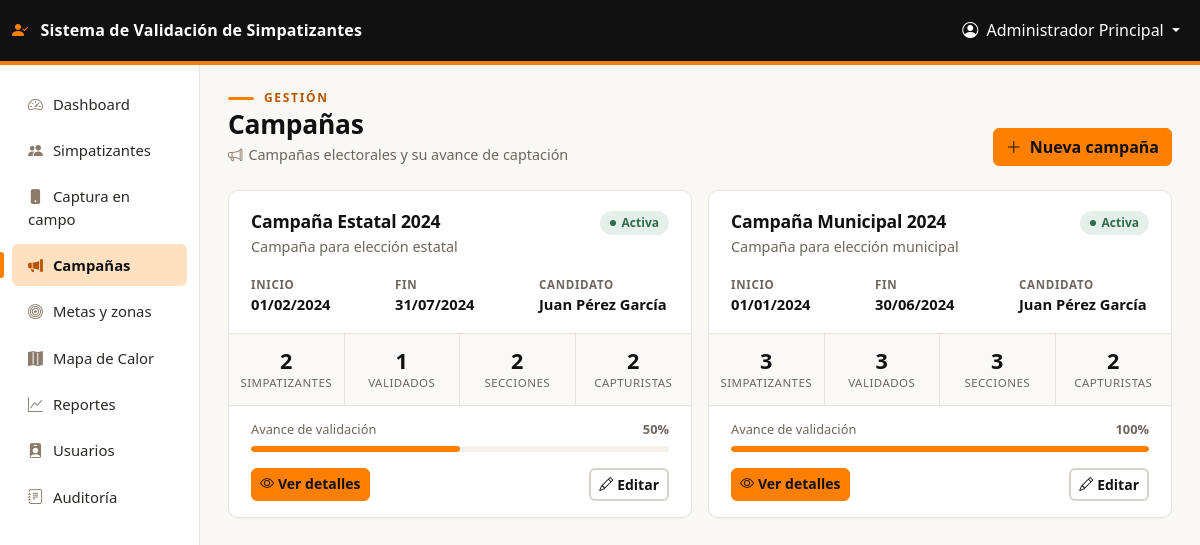
Page /public/campanas/index.php (signed in) on the committed database.
### tables this page shows
CREATE TABLE IF NOT EXISTS campanas (
    id INT AUTO_INCREMENT PRIMARY KEY,
    nombre VARCHAR(150) NOT NULL,
    descripcion TEXT,
    fecha_inicio DATE NOT NULL,
    fecha_fin DATE NOT NULL,
    candidato_id INT,
    activa TINYINT(1) DEFAULT 1,
    created_at TIMESTAMP DEFAULT CURRENT_TIMESTAMP,
    updated_at TIMESTAMP DEFAULT CURRENT_TIMESTAMP ON UPDATE CURRENT_TIMESTAMP,
    FOREIGN KEY (candidato_id) REFERENCES usuarios(id) ON DELETE SET NULL,
    INDEX idx_activa (activa),
    INDEX idx_fechas (fecha_inicio, fecha_fin)
);

CREATE TABLE IF NOT EXISTS usuarios (
    id INT AUTO_INCREMENT PRIMARY KEY,
    username VARCHAR(50) UNIQUE NOT NULL,
    email VARCHAR(100) UNIQUE NOT NULL,
    password VARCHAR(255) NOT NULL,
    nombre_completo VARCHAR(150) NOT NULL,
    rol ENUM('super_admin', 'admin', 'candidato', 'coordinador', 'capturista') NOT NULL DEFAULT 'capturista',
    activo TINYINT(1) DEFAULT 1,
    intentos_fallidos INT DEFAULT 0,
    bloqueado_hasta DATETIME NULL,
    whatsapp VARCHAR(20),
    twitter VARCHAR(100),
    instagram VARCHAR(100),
    facebook VARCHAR(100),
    youtube VARCHAR(100),
    tiktok VARCHAR(100),
    created_at TIMESTAMP DEFAULT CURRENT_TIMESTAMP,
    updated_at TIMESTAMP DEFAULT CURRENT_TIMESTAMP ON UPDATE CURRENT_TIMESTAMP,
    INDEX idx_rol (rol),
    INDEX idx_email (email),
    INDEX idx_activo (activo)
);

### config/Database.php (called while the page is built, shortened)
<?php
class Database {
    private static $instance = null;
    private $connection;
    private function __construct() {
        try {
            $dsn = "mysql:host=" . DB_HOST . ";dbname=" . DB_NAME . ";charset=" . DB_CHARSET;
            $options = [
                PDO::ATTR_ERRMODE => PDO::ERRMODE_EXCEPTION,
                PDO::ATTR_DEFAULT_FETCH_MODE => PDO::FETCH_ASSOC,
                PDO::ATTR_EMULATE_PREPARES => false,
                PDO::MYSQL_ATTR_INIT_COMMAND => "SET NAMES " . DB_CHARSET
            ];
            $this->connection = new PDO($dsn, DB_USER, DB_PASS, $options);
        } catch (PDOException $e) {
            error_log("Error de conexión a la base de datos: " . $e->getMessage());
            http_response_code(500);
            die("No fue posible conectar con la base de datos. Intente más tarde.");
        }
    }
    public static function getInstance() {
        if (self::$instance === null) {
            self::$instance = new self();
        }
        return self::$instance;
    }
    public function query($sql, $params = []) {
        try {
            $stmt = $this->connection->prepare($sql);
            $stmt->execute($params);
            return $stmt->fetchAll();
        } catch (PDOException $e) {
            $this->registrarError($e, "query");
            return false;
        }
    }
    public function queryOne($sql, $params = []) {
        try {
            $stmt = $this->connection->prepare($sql);
            $stmt->execute($params);
            return $stmt->fetch();
        } catch (PDOException $e) {
            $this->registrarError($e, "queryOne");
            return false;
        }
    }
}

### app/helpers/security.php (called while the page is built, shortened)
<?php
function seguridad_iniciar_sesion() {
    $https = (!empty($_SERVER['HTTPS']) && $_SERVER['HTTPS'] !== 'off')
        || (($_SERVER['HTTP_X_FORWARDED_PROTO'] ?? '') === 'https');
}

### app/controllers/AuthController.php (called while the page is built, shortened)
<?php
require_once __DIR__ . '/../../config/Database.php';
require_once __DIR__ . '/../helpers/security.php';
class AuthController {
    public function obtenerRol() {
        return $_SESSION['rol'] ?? null;
    }
}

### app/models/Campana.php (called while the page is built, shortened)
<?php
class Campana {
    private $db;
    public function __construct() {
        $this->db = Database::getInstance();
    }
    public function obtenerTodas($activa = null) {
        if ($activa !== null) {
            $sql = "SELECT c.*, u.nombre_completo as candidato_nombre
                    FROM campanas c
                    LEFT JOIN usuarios u ON c.candidato_id = u.id
                    WHERE c.activa = ?
                    ORDER BY c.fecha_inicio DESC";
            return $this->db->query($sql, [$activa]);
        } else {
            $sql = "SELECT c.*, u.nombre_completo as candidato_nombre
                    FROM campanas c
                    LEFT JOIN usuarios u ON c.candidato_id = u.id
                    ORDER BY c.fecha_inicio DESC";
            return $this->db->query($sql);
        }
    }
    public function obtenerEstadisticas($campanaId) {
        $sql = "SELECT
                    COUNT(DISTINCT s.id) as total_simpatizantes,
                    COUNT(DISTINCT s.capturista_id) as total_capturistas,
                    COUNT(DISTINCT s.seccion_electoral) as total_secciones,
                    COALESCE(SUM(CASE WHEN s.validado = 1 THEN 1 ELSE 0 END), 0) as total_validados
                FROM simpatizantes s
                WHERE s.campana_id = ?";
        return $this->db->queryOne($sql, [$campanaId]);
    }
}

### public/campanas/index.php (the view, shortened to what this page needs)
<?php
require_once __DIR__ . '/../../config/Database.php';
require_once __DIR__ . '/../../app/controllers/AuthController.php';
require_once __DIR__ . '/../../app/models/Campana.php';
$auth = new AuthController();
$auth->requiereRol(['super_admin', 'admin', 'coordinador']);
$campanaModel = new Campana();
if (!$auth->puedeVerTodasLasCampanas()) {
    $campanaId = $auth->obtenerCampanaId();
    if ($campanaId) {
        $campanas = [$campanaModel->obtenerPorId($campanaId)];
    } else {
        $campanas = [];
    }
} else {
    $campanas = $campanaModel->obtenerTodas();
}
include __DIR__ . '/../../app/views/layouts/header.php';
?>
<?php $puedeEditar = in_array($auth->obtenerRol(), ['super_admin', 'admin']); ?>
<div class="container-fluid p-0">
    <div class="page-head">
        <div>
            <div class="eyebrow">Gestión</div>
            <h1>Campañas</h1>
            <div class="meta"><span><i class="bi bi-megaphone"></i>Campañas electorales y su avance de captación</span></div>
        </div>
        <?php if ($puedeEditar): ?>
            <a href="crear.php" class="btn btn-primary">
                <i class="bi bi-plus-lg me-2"></i>Nueva campaña
            </a>
        <?php endif; ?>
    </div>
    <div class="row g-3">
        <?php if (empty($campanas) || empty($campanas[0])): ?>
            <div class="col-12">
                <div class="card">
                    <div class="empty-state">
                        <i class="bi bi-inbox"></i>
                        <p class="mt-3 mb-0">No hay campañas registradas</p>
                    </div>
                </div>
            </div>
        <?php else: ?>
            <?php foreach ($campanas as $campana):
                $stats = $campanaModel->obtenerEstadisticas($campana['id']) ?: [];
                $totalSimp = (int)($stats['total_simpatizantes'] ?? 0);
                $totalVal  = (int)($stats['total_validados'] ?? 0);
                $totalSec  = (int)($stats['total_secciones'] ?? 0);
                $totalCap  = (int)($stats['total_capturistas'] ?? 0);
                $pctVal    = $totalSimp > 0 ? round(($totalVal / $totalSimp) * 100) : 0;
                $inicio = !empty($campana['fecha_inicio']) ? date('d/m/Y', strtotime($campana['fecha_inicio'])) : '—';
                $fin    = !empty($campana['fecha_fin']) ? date('d/m/Y', strtotime($campana['fecha_fin'])) : '—';
            ?>
                <div class="col-xl-6">
                    <div class="card camp-card">
                        <div class="camp-top">
                            <div>
                                <h3 class="camp-name"><?php echo htmlspecialchars($campana['nombre']); ?></h3>
                                <p class="camp-desc"><?php echo htmlspecialchars($campana['descripcion'] ?: 'Sin descripción'); ?></p>
                            </div>
                            <?php if ($campana['activa']): ?>
                                <span class="status-pill on">Activa</span>
                            <?php else: ?>
                                <span class="status-pill off">Inactiva</span>
                            <?php endif; ?>
                        </div>
                        <div class="camp-info">
                            <div><div class="k">Inicio</div><div class="v"><?php echo $inicio; ?></div></div>
                            <div><div class="k">Fin</div><div class="v"><?php echo $fin; ?></div></div>
                            <div><div class="k">Candidato</div><div class="v"><?php echo !empty($campana['candidato_nombre']) ? htmlspecialchars($campana['candidato_nombre']) : '—'; ?></div></div>
                        </div>
                        <div class="camp-stats">
                            <div><div class="n"><?php echo number_format($totalSimp); ?></div><div class="t">Simpatizantes</div></div>
                            <div><div class="n"><?php echo number_format($totalVal); ?></div><div class="t">Validados</div></div>
                            <div><div class="n"><?php echo number_format($totalSec); ?></div><div class="t">Secciones</div></div>
                            <div><div class="n"><?php echo number_format($totalCap); ?></div><div class="t">Capturistas</div></div>
                        </div>
                        <div class="camp-prog">
                            <div class="row-p"><span>Avance de validación</span><strong><?php echo $pctVal; ?>%</strong></div>
                            <div class="track"><span style="width: <?php echo $pctVal; ?>%"></span></div>
                        </div>
                        <div class="camp-actions">
                            <a href="ver.php?id=<?php echo (int)$campana['id']; ?>" class="btn btn-sm btn-primary">
                                <i class="bi bi-eye me-1"></i>Ver detalles
                            </a>
                            <?php if ($puedeEditar): ?>
                                <a href="editar.php?id=<?php echo (int)$campana['id']; ?>" class="btn btn-sm btn-soft">
                                    <i class="bi bi-pencil me-1"></i>Editar
                                </a>
                            <?php endif; ?>
                        </div>
                    </div>
                </div>
            <?php endforeach; ?>
        <?php endif; ?>
    </div>
</div>
<?php include __DIR__ . '/../../app/views/layouts/footer.php'; ?>

### rows in the picture
campanas: nombre "Campaña Estatal 2024", descripcion "Campaña para elección estatal", activa "Activa", fecha_inicio "01/02/2024", fecha_fin "31/07/2024", candidato.nombre_completo "Juan Pérez García", totalSimp "2", totalVal "1", totalSec "2", totalCap "2", pctVal "50"
campanas: nombre "Campaña Municipal 2024", descripcion "Campaña para elección municipal", activa "Activa", fecha_inicio "01/01/2024", fecha_fin "30/06/2024", candidato.nombre_completo "Juan Pérez García", totalSimp "3", totalVal "3", totalSec "3", totalCap "2", pctVal "100"

### other values in the picture
APP_NAME "Sistema de Validación de Simpatizantes"
$_SESSION['nombre_completo'] "Administrador Principal"
